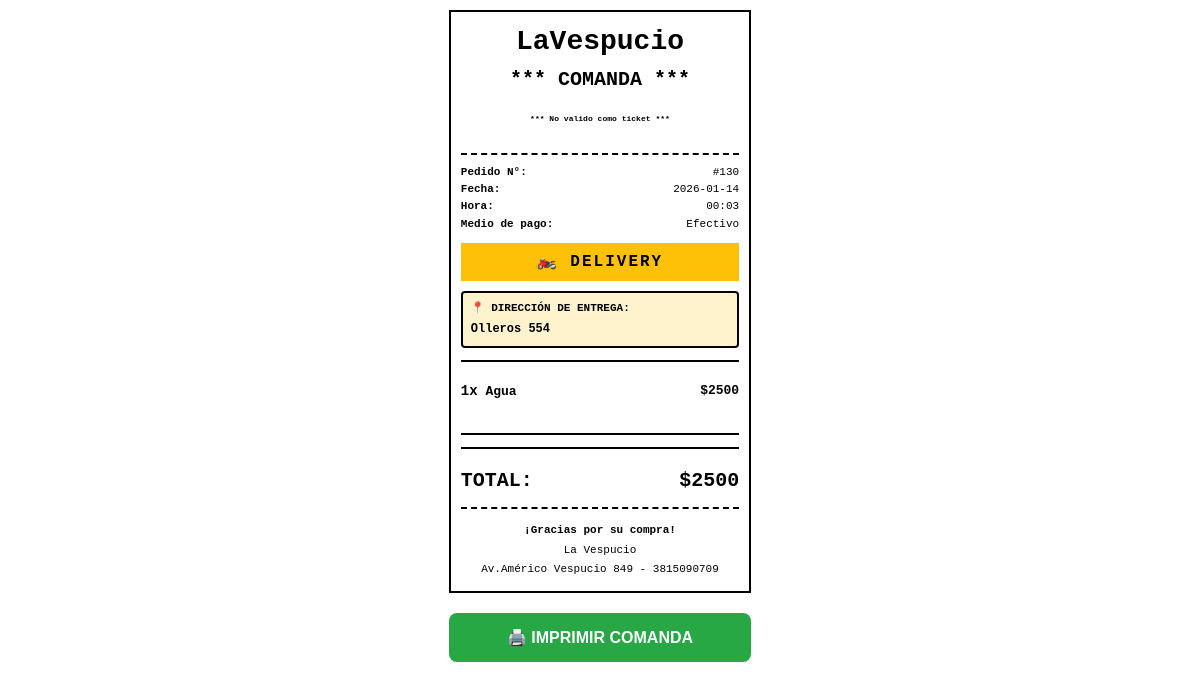
/comanda/130 (signed in), run on the app's committed database.
### tables this page shows
CREATE TABLE ventas (
        id INTEGER PRIMARY KEY AUTOINCREMENT,
        turno_id INTEGER,
        medio_pago TEXT,
        total INTEGER,
        estado TEXT,
        usuario TEXT,
        fecha_hora TEXT
    , tipo_pedido TEXT DEFAULT 'mesa', direccion_entrega TEXT, estado_pago TEXT DEFAULT 'pagado', estado_cocina TEXT DEFAULT 'pendiente', estado_delivery TEXT DEFAULT 'pendiente', pago_recibido INTEGER DEFAULT 0, vuelto INTEGER DEFAULT 0, repuesta INTEGER DEFAULT 0, fecha_reposicion TEXT, usuario_reposicion TEXT, motivo_reposicion TEXT);

CREATE TABLE detalle_venta (
        id INTEGER PRIMARY KEY AUTOINCREMENT,
        venta_id INTEGER,
        producto TEXT,
        cantidad INTEGER,
        precio INTEGER
    , extras TEXT DEFAULT '', observaciones TEXT DEFAULT '');

### app.py (the view)
@app.route("/comanda/<int:venta_id>")
@login_required
def imprimir_comanda(venta_id):
    with get_db() as con:
        venta = con.execute("SELECT * FROM ventas WHERE id=?", (venta_id,)).fetchone()
        detalle = con.execute("SELECT * FROM detalle_venta WHERE venta_id=?", (venta_id,)).fetchall()
    if not venta:
        flash('Venta no encontrada', 'danger')
        return redirect("/")
    return render_template("comanda.html", venta=venta, detalle=detalle)

### app.py (called while the page is built)
@contextmanager
def get_db():
    con = sqlite3.connect("database.db", timeout=30.0, check_same_thread=False)
    con.row_factory = sqlite3.Row
    con.execute("PRAGMA journal_mode=WAL")
    try:
        yield con
    finally:
        con.close()

def login_required(f):
    @wraps(f)
    def decorated(*args, **kwargs):
        if 'user_id' not in session:
            return redirect('/login')
        return f(*args, **kwargs)
    return decorated

### templates/comanda.html (shortened to what this page needs)
<!DOCTYPE html>
<html lang="es">
<head>
</head>
<body>
    <div class="comanda">
        <div class="header">
            <h1>LaVespucio</h1>
            <h2>*** COMANDA ***</h2>
            <h6>*** No valido como ticket ***</h6>
        </div>
        <div class="info">
            <div class="info-row">
                <strong>Pedido N°:</strong>
                <span>#{{ venta.id }}</span>
            </div>
            <div class="info-row">
                <strong>Fecha:</strong>
                <span>{{ venta.fecha_hora[0:10] if venta.fecha_hora else 'Hoy' }}</span>
            </div>
            <div class="info-row">
                <strong>Hora:</strong>
                <span>{{ venta.fecha_hora[11:16] if venta.fecha_hora else 'Ahora' }}</span>
            </div>
            <div class="info-row">
                <strong>Medio de pago:</strong>
                <span>{{ venta.medio_pago }}</span>
            </div>
        </div>
        <div class="tipo-pedido {{ 'tipo-delivery' if venta.tipo_pedido == 'delivery' else 'tipo-retiro' if venta.tipo_pedido == 'retiro' else '' }}">
            {% if venta.tipo_pedido == 'mesa' %}
                🍽️ MESA
            {% elif venta.tipo_pedido == 'delivery' %}
                🏍️ DELIVERY
            {% else %}
                🏪 RETIRO EN LOCAL
            {% endif %}
        </div>
        {% if venta.tipo_pedido == 'delivery' and venta.direccion_entrega %}
        <div class="direccion">
            <strong>📍 DIRECCIÓN DE ENTREGA:</strong>
            <div class="direccion-texto">{{ venta.direccion_entrega }}</div>
        </div>
        {% endif %}
        <div class="items">
            {% for d in detalle %}
            <div class="item">
                <div class="item-header">
                    <span>
                        <span class="item-cantidad">{{ d.cantidad }}x</span>
                        {{ d.producto }}
                    </span>
                    <span>${{ d.cantidad * d.precio }}</span>
                </div>
            </div>
            {% endfor %}
        </div>
        <div class="totales">
            <div class="total-row principal">
                <span>TOTAL:</span>
                <span>${{ venta.total }}</span>
            </div>
        </div>
        <div class="footer">
            <p><strong>¡Gracias por su compra!</strong></p>
            <p>La Vespucio</p>
            <p>Av.Américo Vespucio 849 - 3815090709</p>
        </div>
    </div>
    <button class="btn-imprimir" onclick="window.print()">🖨️ Imprimir Comanda</button>
</body>
</html>

### templates/comanda.html (style rules this page uses)
body { font-family: 'Courier New', monospace; width: 80mm; margin: 0 auto; padding: 10px; background: white; font-size: 12px; line-height: 1.4; }
.comanda { border: 2px solid #000; padding: 10px; }
.header { text-align: center; border-bottom: 2px dashed #000; padding-bottom: 10px; margin-bottom: 10px; }
.header h1 { margin: 0 0 5px 0; font-size: 28px; font-weight: bold; }
.header h2 { margin: 0; font-size: 20px; font-weight: bold; }
.info { margin-bottom: 12px; font-size: 11px; }
.info-row { display: flex; justify-content: space-between; margin: 3px 0; line-height: 1.3; }
.info-row strong { min-width: 80px; }
.tipo-pedido { text-align: center; background: #000; color: #fff; padding: 8px; font-size: 16px; font-weight: bold; margin: 10px 0; letter-spacing: 2px; }
.tipo-delivery { background: #ffc107; color: #000; }
.direccion { background: #fff3cd; padding: 8px; margin: 10px 0; border: 2px solid #000; border-radius: 4px; }
.direccion strong { display: block; margin-bottom: 4px; font-size: 11px; }
.direccion-texto { font-size: 12px; font-weight: bold; }
.items { border-top: 2px solid #000; border-bottom: 2px solid #000; padding: 10px 0; margin: 12px 0; }
.item { margin: 10px 0; padding-bottom: 8px; border-bottom: 1px dashed #ccc; }
.item:last-child { border-bottom: none; }
.item-header { display: flex; justify-content: space-between; font-weight: bold; font-size: 13px; margin-bottom: 4px; }
.item-cantidad { font-size: 14px; font-weight: bold; }
.totales { margin-top: 12px; padding-top: 10px; border-top: 2px solid #000; }
.total-row { display: flex; justify-content: space-between; margin: 5px 0; font-size: 14px; }
.total-row.principal { font-size: 20px; font-weight: bold; margin: 8px 0; }
.footer { text-align: center; margin-top: 12px; padding-top: 10px; border-top: 2px dashed #000; font-size: 11px; }
.footer p { margin: 4px 0; }
.btn-imprimir { display: block; width: 100%; padding: 15px; background: #28a745; color: white; border: none; border-radius: 8px; font-size: 16px; font-weight: bold; cursor: pointer; margin-top: 20px; text-transform: uppercase; }

### data on the page
ventas: id "130", fecha_hora "2026-01-14", fecha_hora "00:03", medio_pago "Efectivo", direccion_entrega "Olleros 554", total "2500"
detalle_venta: cantidad "1", producto "Agua", d.cantidad*d.precio "2500"
